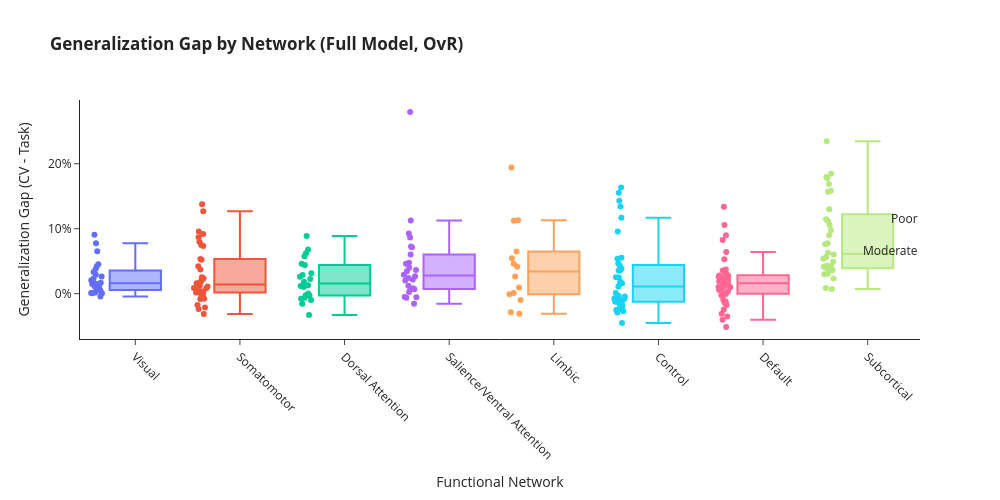

The notebook cell saved with this chart:
### Code cell
# =============================================================================
# GENERALIZATION GAP DISTRIBUTION PLOT
# =============================================================================

fig = px.box(
    gap_full_ovr,
    x='major_network', y='sensitivity_gap',
    color='major_network',
    points='all',
    hover_data=['region_name'],
    title='<b>Generalization Gap by Network (Full Model, OvR)</b>'
)

fig.add_hline(y=0, line_dash='dash', line_color='gray')
fig.add_hline(y=0.05, line_dash='dot', line_color='orange', annotation_text='Moderate')
fig.add_hline(y=0.10, line_dash='dot', line_color='red', annotation_text='Poor')

fig.update_layout(
    xaxis_title='Functional Network',
    yaxis_title='Generalization Gap (CV - Task)',
    template='simple_white',
    height=500, width=1000,
    showlegend=False,
    yaxis=dict(tickformat='.0%')
)
fig.update_xaxes(tickangle=45)
fig.show()

### Figure 1 — Plotly figure (JSON) as saved in the notebook; plotly's stock layout.template omitted (floating-point values rounded to 4 significant figures)
{"data": [{"alignmentgroup": "True", "boxpoints": "all", "customdata": [["LH_VisCent_ExStr_2"], ["LH_VisCent_ExStr_1"], ["LH_VisCent_Striate_1"], ["LH_VisCent_ExStr_3"], ["LH_VisCent_ExStr_4"], ["LH_VisCent_ExStr_5"], ["LH_VisPeri_ExStrInf_1"], ["LH_VisPeri_ExStrInf_2"], ["LH_VisPeri_ExStrInf_3"], ["LH_VisPeri_StriCal_1"], ["LH_VisPeri_ExStrSup_1"], ["LH_VisPeri_ExStrSup_2"], ["RH_VisCent_ExStr_1"], ["RH_VisCent_ExStr_2"], ["RH_VisCent_Striate_1"], ["RH_VisCent_ExStr_3"], ["RH_VisCent_ExStr_4"], ["RH_VisCent_ExStr_5"], ["RH_VisPeri_ExStrInf_1"], ["RH_VisPeri_ExStrInf_2"], ["RH_VisPeri_StriCal_1"], ["RH_VisPeri_ExStrSup_1"], ["RH_VisPeri_ExStrSup_2"], ["RH_VisPeri_ExStrSup_3"]], "hovertemplate": "major_network=%{x}<br>sensitivity_gap=%{y}<br>region_name=%{customdata[0]}<extra></extra>", "legendgroup": "Visual", "marker": {"color": "#636efa"}, "name": "Visual", "notched": false, "offsetgroup": "Visual", "orientation": "v", "showlegend": true, "type": "box", "x": ["Visual", "Visual", "Visual", "Visual", "Visual", "Visual", "Visual", "Visual", "Visual", "Visual", "Visual", "Visual", "Visual", "Visual", "Visual", "Visual", "Visual", "Visual", "Visual", "Visual", "Visual", "Visual", "Visual", "Visual"], "x0": " ", "xaxis": "x", "y": [0.03804, 0.01, -0.004464, 0.04214, 0.001607, 0.0005357, 0.03321, 0.02929, 0.06518, 0.015, 0.01661, 0.0005357, 0.015, 0.04536, 0.02054, 0.006429, 0.02661, 0.001071, 0.01554, 0.07768, 0.005, 0.09054, 0.01107, 0.02321], "y0": " ", "yaxis": "y"}, {"alignmentgroup": "True", "boxpoints": "all", "customdata": [["LH_SomMotA_1"], ["LH_SomMotA_2"], ["LH_SomMotA_3"], ["LH_SomMotA_4"], ["LH_SomMotA_5"], ["LH_SomMotA_6"], ["LH_SomMotA_7"], ["LH_SomMotA_8"], ["LH_SomMotB_Aud_1"], ["LH_SomMotB_Aud_2"], ["LH_SomMotB_S2_1"], ["LH_SomMotB_S2_2"], ["LH_SomMotB_Aud_3"], ["LH_SomMotB_S2_3"], ["LH_SomMotB_Cent_1"], ["LH_SomMotB_Cent_2"], ["RH_SomMotA_1"], ["RH_SomMotA_2"], ["RH_SomMotA_3"], ["RH_SomMotA_4"], ["RH_SomMotA_5"], ["RH_SomMotA_6"], ["RH_SomMotA_7"], ["RH_SomMotA_8"], ["RH_SomMotA_9"], ["RH_SomMotA_10"], ["RH_SomMotA_11"], ["RH_SomMotB_Aud_1"], ["RH_SomMotB_Aud_2"], ["RH_SomMotB_S2_1"], ["RH_SomMotB_S2_2"], ["RH_SomMotB_S2_3"], ["RH_SomMotB_S2_4"], ["RH_SomMotB_Cent_1"]], "hovertemplate": "major_network=%{x}<br>sensitivity_gap=%{y}<br>region_name=%{customdata[0]}<extra></extra>", "legendgroup": "Somatomotor", "marker": {"color": "#EF553B"}, "name": "Somatomotor", "notched": false, "offsetgroup": "Somatomotor", "orientation": "v", "showlegend": true, "type": "box", "x": ["Somatomotor", "Somatomotor", "Somatomotor", "Somatomotor", "Somatomotor", "Somatomotor", "Somatomotor", "Somatomotor", "Somatomotor", "Somatomotor", "Somatomotor", "Somatomotor", "Somatomotor", "Somatomotor", "Somatomotor", "Somatomotor", "Somatomotor", "Somatomotor", "Somatomotor", "Somatomotor", "Somatomotor", "Somatomotor", "Somatomotor", "Somatomotor", "Somatomotor", "Somatomotor", "Somatomotor", "Somatomotor", "Somatomotor", "Somatomotor", "Somatomotor", "Somatomotor", "Somatomotor", "Somatomotor"], "x0": " ", "xaxis": "x", "y": [0.01982, -0.02357, 0.001607, -0.02125, 0.00375, 0.01268, 0.01107, 0.008214, 0.09196, 0.03714, 0.08679, 0.05214, 0.127, 0.02536, 0.005, 0.01589, -0.003393, 0.00875, 0.001964, -0.007857, -0.0175, -0.03125, 0.05321, 0.00875, 0.02321, -0.008393, 0.01714, 0.07321, 0.07482, 0.1375, 0.07982, 0.09554, 0.04214, 0.0], "y0": " ", "yaxis": "y"}, {"alignmentgroup": "True", "boxpoints": "all", "customdata": [["LH_DorsAttnA_TempOcc_1"], ["LH_DorsAttnA_TempOcc_2"], ["LH_DorsAttnA_ParOcc_1"], ["LH_DorsAttnA_SPL_1"], ["LH_DorsAttnA_SPL_2"], ["LH_DorsAttnA_SPL_3"], ["LH_DorsAttnB_PostC_1"], ["LH_DorsAttnB_PostC_2"], ["LH_DorsAttnB_PostC_3"], ["LH_DorsAttnB_PostC_4"], ["LH_DorsAttnB_FEF_1"], ["RH_DorsAttnA_TempOcc_1"], ["RH_DorsAttnA_ParOcc_1"], ["RH_DorsAttnA_SPL_1"], ["RH_DorsAttnA_SPL_2"], ["RH_DorsAttnA_SPL_3"], ["RH_DorsAttnA_SPL_4"], ["RH_DorsAttnB_PostC_1"], ["RH_DorsAttnB_PostC_2"], ["RH_DorsAttnB_PostC_3"], ["RH_DorsAttnB_PostC_4"], ["RH_DorsAttnB_FEF_1"]], "hovertemplate": "major_network=%{x}<br>sensitivity_gap=%{y}<br>region_name=%{customdata[0]}<extra></extra>", "legendgroup": "Dorsal Attention", "marker": {"color": "#00cc96"}, "name": "Dorsal Attention", "notched": false, "offsetgroup": "Dorsal Attention", "orientation": "v", "showlegend": true, "type": "box", "x": ["Dorsal Attention", "Dorsal Attention", "Dorsal Attention", "Dorsal Attention", "Dorsal Attention", "Dorsal Attention", "Dorsal Attention", "Dorsal Attention", "Dorsal Attention", "Dorsal Attention", "Dorsal Attention", "Dorsal Attention", "Dorsal Attention", "Dorsal Attention", "Dorsal Attention", "Dorsal Attention", "Dorsal Attention", "Dorsal Attention", "Dorsal Attention", "Dorsal Attention", "Dorsal Attention", "Dorsal Attention"], "x0": " ", "xaxis": "x", "y": [-0.009643, 0.0003571, 0.06232, -0.002321, 0.01161, 0.0575, -0.00625, -0.01571, 0.01821, -0.002857, 0.02857, 0.01036, 0.01286, 0.02268, 0.04607, 0.08875, 0.03161, 0.04429, -0.03304, 0.02607, -0.007857, 0.06804], "y0": " ", "yaxis": "y"}, {"alignmentgroup": "True", "boxpoints": "all", "customdata": [["LH_SalVentAttnA_ParOper_1"], ["LH_SalVentAttnA_Ins_1"], ["LH_SalVentAttnA_FrOper_1"], ["LH_SalVentAttnA_FrOper_2"], ["LH_SalVentAttnA_ParMed_1"], ["LH_SalVentAttnA_FrMed_1"], ["LH_SalVentAttnA_FrMed_2"], ["LH_SalVentAttnB_IPL_1"], ["LH_SalVentAttnB_PFCl_1"], ["LH_SalVentAttnB_Ins_1"], ["LH_SalVentAttnB_PFCmp_1"], ["RH_SalVentAttnA_ParOper_1"], ["RH_SalVentAttnA_PrC_1"], ["RH_SalVentAttnA_Ins_1"], ["RH_SalVentAttnA_Ins_2"], ["RH_SalVentAttnA_FrOper_1"], ["RH_SalVentAttnA_FrMed_1"], ["RH_SalVentAttnA_ParMed_1"], ["RH_SalVentAttnA_ParMed_2"], ["RH_SalVentAttnA_FrMed_2"], ["RH_SalVentAttnB_IPL_1"], ["RH_SalVentAttnB_PFClv_1"], ["RH_SalVentAttnB_PFCl_1"], ["RH_SalVentAttnB_Ins_1"], ["RH_SalVentAttnB_Ins_2"], ["RH_SalVentAttnB_PFCmp_1"]], "hovertemplate": "major_network=%{x}<br>sensitivity_gap=%{y}<br>region_name=%{customdata[0]}<extra></extra>", "legendgroup": "Salience/Ventral Attention", "marker": {"color": "#ab63fa"}, "name": "Salience/Ventral Attention", "notched": false, "offsetgroup": "Salience/Ventral Attention", "orientation": "v", "showlegend": true, "type": "box", "x": ["Salience/Ventral Attention", "Salience/Ventral Attention", "Salience/Ventral Attention", "Salience/Ventral Attention", "Salience/Ventral Attention", "Salience/Ventral Attention", "Salience/Ventral Attention", "Salience/Ventral Attention", "Salience/Ventral Attention", "Salience/Ventral Attention", "Salience/Ventral Attention", "Salience/Ventral Attention", "Salience/Ventral Attention", "Salience/Ventral Attention", "Salience/Ventral Attention", "Salience/Ventral Attention", "Salience/Ventral Attention", "Salience/Ventral Attention", "Salience/Ventral Attention", "Salience/Ventral Attention", "Salience/Ventral Attention", "Salience/Ventral Attention", "Salience/Ventral Attention", "Salience/Ventral Attention", "Salience/Ventral Attention", "Salience/Ventral Attention"], "x0": " ", "xaxis": "x", "y": [0.002679, 0.1125, 0.08643, 0.06036, 0.006607, 0.01214, -0.005179, 0.02929, 0.0725, 0.02036, 0.02161, 0.007143, 0.2798, 0.0925, 0.03464, 0.04768, -0.00625, 0.07161, -0.005714, 0.008214, 0.02696, 0.04589, 0.03982, -0.01536, 0.02429, 0.03661], "y0": " ", "yaxis": "y"}, {"alignmentgroup": "True", "boxpoints": "all", "customdata": [["LH_LimbicB_OFC_1"], ["LH_LimbicB_OFC_2"], ["LH_LimbicA_TempPole_1"], ["LH_LimbicA_TempPole_2"], ["LH_LimbicA_TempPole_3"], ["LH_LimbicA_TempPole_4"], ["RH_LimbicB_OFC_1"], ["RH_LimbicB_OFC_2"], ["RH_LimbicB_OFC_3"], ["RH_LimbicB_OFC_4"], ["RH_LimbicA_TempPole_1"], ["RH_LimbicA_TempPole_2"], ["RH_LimbicA_TempPole_3"], ["RH_LimbicA_TempPole_4"]], "hovertemplate": "major_network=%{x}<br>sensitivity_gap=%{y}<br>region_name=%{customdata[0]}<extra></extra>", "legendgroup": "Limbic", "marker": {"color": "#FFA15A"}, "name": "Limbic", "notched": false, "offsetgroup": "Limbic", "orientation": "v", "showlegend": true, "type": "box", "x": ["Limbic", "Limbic", "Limbic", "Limbic", "Limbic", "Limbic", "Limbic", "Limbic", "Limbic", "Limbic", "Limbic", "Limbic", "Limbic", "Limbic"], "x0": " ", "xaxis": "x", "y": [0.113, -0.009643, 0.065, -0.0008929, 0.05464, 0.1123, 0.02643, -0.03089, 0.04607, -0.02875, 0.04161, 0.1943, 0.0008929, 0.009643], "y0": " ", "yaxis": "y"}, {"alignmentgroup": "True", "boxpoints": "all", "customdata": [["LH_ContA_Temp_1"], ["LH_ContA_IPS_1"], ["LH_ContA_IPS_2"], ["LH_ContA_IPS_3"], ["LH_ContA_PFCd_1"], ["LH_ContA_PFClv_1"], ["LH_ContA_PFCl_1"], ["LH_ContA_PFCl_2"], ["LH_ContA_PFCl_3"], ["LH_ContA_Cingm_1"], ["LH_ContB_Temp_1"], ["LH_ContB_IPL_1"], ["LH_ContB_PFCl_1"], ["LH_ContB_PFClv_1"], ["LH_ContB_PFClv_2"], ["LH_ContC_pCun_1"], ["LH_ContC_pCun_2"], ["LH_ContC_Cingp_1"], ["RH_ContA_IPS_1"], ["RH_ContA_IPS_2"], ["RH_ContA_PFCd_1"], ["RH_ContA_PFCl_1"], ["RH_ContA_PFCl_2"], ["RH_ContA_Cingm_1"], ["RH_ContB_Temp_1"], ["RH_ContB_Temp_2"], ["RH_ContB_IPL_1"], ["RH_ContB_IPL_2"], ["RH_ContB_PFCld_1"], ["RH_ContB_PFCld_2"], ["RH_ContB_PFClv_1"], ["RH_ContB_PFClv_2"], ["RH_ContB_PFCmp_1"], ["RH_ContB_PFCld_3"], ["RH_ContC_pCun_1"], ["RH_ContC_pCun_2"], ["RH_ContC_Cingp_1"]], "hovertemplate": "major_network=%{x}<br>sensitivity_gap=%{y}<br>region_name=%{customdata[0]}<extra></extra>", "legendgroup": "Control", "marker": {"color": "#19d3f3"}, "name": "Control", "notched": false, "offsetgroup": "Control", "orientation": "v", "showlegend": true, "type": "box", "x": ["Control", "Control", "Control", "Control", "Control", "Control", "Control", "Control", "Control", "Control", "Control", "Control", "Control", "Control", "Control", "Control", "Control", "Control", "Control", "Control", "Control", "Control", "Control", "Control", "Control", "Control", "Control", "Control", "Control", "Control", "Control", "Control", "Control", "Control", "Control", "Control", "Control"], "x0": " ", "xaxis": "x", "y": [-0.003393, -0.007857, -0.01571, -0.009107, 0.02536, 0.04643, 0.03821, 0.1168, 0.01518, 0.143, -0.0125, -0.005714, -0.01018, -0.02411, 0.01839, 0.03554, 0.001071, 0.01107, -0.007321, 0.03554, 0.05536, 0.1554, -0.04536, 0.1636, 0.05375, -0.004286, -0.02518, -0.01232, 0.1341, -0.02911, -0.02696, -0.01964, -0.01679, 0.04321, 0.025, 0.09554, 0.01607], "y0": " ", "yaxis": "y"}, {"alignmentgroup": "True", "boxpoints": "all", "customdata": [["LH_DefaultA_IPL_1"], ["LH_DefaultA_PFCd_1"], ["LH_DefaultA_pCunPCC_1"], ["LH_DefaultA_pCunPCC_2"], ["LH_DefaultA_pCunPCC_3"], ["LH_DefaultA_PFCm_1"], ["LH_DefaultA_PFCm_2"], ["LH_DefaultA_PFCm_3"], ["LH_DefaultB_Temp_1"], ["LH_DefaultB_Temp_2"], ["LH_DefaultB_Temp_3"], ["LH_DefaultB_Temp_4"], ["LH_DefaultB_IPL_1"], ["LH_DefaultB_PFCd_1"], ["LH_DefaultB_PFCd_2"], ["LH_DefaultB_PFCd_3"], ["LH_DefaultB_PFCd_4"], ["LH_DefaultB_PFCv_1"], ["LH_DefaultB_PFCv_2"], ["LH_DefaultB_PFCv_3"], ["LH_DefaultB_PFCv_4"], ["LH_DefaultC_IPL_1"], ["LH_DefaultC_Rsp_1"], ["LH_DefaultC_PHC_1"], ["LH_TempPar_1"], ["LH_TempPar_2"], ["RH_DefaultA_IPL_1"], ["RH_DefaultA_PFCd_1"], ["RH_DefaultA_pCunPCC_1"], ["RH_DefaultA_PFCm_1"], ["RH_DefaultA_PFCm_2"], ["RH_DefaultA_PFCm_3"], ["RH_DefaultB_Temp_1"], ["RH_DefaultB_AntTemp_1"], ["RH_DefaultB_PFCd_1"], ["RH_DefaultB_PFCv_1"], ["RH_DefaultC_IPL_1"], ["RH_DefaultC_Rsp_1"], ["RH_DefaultC_PHC_1"], ["RH_TempPar_1"], ["RH_TempPar_2"], ["RH_TempPar_3"], ["RH_TempPar_4"]], "hovertemplate": "major_network=%{x}<br>sensitivity_gap=%{y}<br>region_name=%{customdata[0]}<extra></extra>", "legendgroup": "Default", "marker": {"color": "#FF6692"}, "name": "Default", "notched": false, "offsetgroup": "Default", "orientation": "v", "showlegend": true, "type": "box", "x": ["Default", "Default", "Default", "Default", "Default", "Default", "Default", "Default", "Default", "Default", "Default", "Default", "Default", "Default", "Default", "Default", "Default", "Default", "Default", "Default", "Default", "Default", "Default", "Default", "Default", "Default", "Default", "Default", "Default", "Default", "Default", "Default", "Default", "Default", "Default", "Default", "Default", "Default", "Default", "Default", "Default", "Default", "Default"], "x0": " ", "xaxis": "x", "y": [0.001071, 0.03714, 0.02054, 0.01607, 0.03554, 0.02536, 0.008214, 0.01, 0.02857, -0.02446, 0.06429, 0.009821, -0.04, 0.01607, -0.01732, -0.03518, 0.00375, 0.01036, 0.1055, -0.01357, 0.01214, -0.0125, -0.008929, 0.01929, 0.02786, 0.08982, -0.03089, 0.0825, 0.015, 0.02607, -0.05143, 0.01107, -0.0025, 0.1338, -0.0007143, 0.02607, 0.03196, 0.005536, 0.02714, 0.03518, 0.05286, 0.02071, 0.01911], "y0": " ", "yaxis": "y"}, {"alignmentgroup": "True", "boxpoints": "all", "customdata": [["aHIP-rh"], ["pHIP-rh"], ["lAMY-rh"], ["mAMY-rh"], ["THA-DP-rh"], ["THA-VP-rh"], ["THA-VA-rh"], ["THA-DA-rh"], ["NAc-shell-rh"], ["NAc-core-rh"], ["pGP-rh"], ["aGP-rh"], ["aPUT-rh"], ["pPUT-rh"], ["aCAU-rh"], ["pCAU-rh"], ["aHIP-lh"], ["pHIP-lh"], ["lAMY-lh"], ["mAMY-lh"], ["THA-DP-lh"], ["THA-VP-lh"], ["THA-VA-lh"], ["THA-DA-lh"], ["NAc-shell-lh"], ["NAc-core-lh"], ["pGP-lh"], ["aGP-lh"], ["aPUT-lh"], ["pPUT-lh"], ["aCAU-lh"], ["pCAU-lh"]], "hovertemplate": "major_network=%{x}<br>sensitivity_gap=%{y}<br>region_name=%{customdata[0]}<extra></extra>", "legendgroup": "Subcortical", "marker": {"color": "#B6E880"}, "name": "Subcortical", "notched": false, "offsetgroup": "Subcortical", "orientation": "v", "showlegend": true, "type": "box", "x": ["Subcortical", "Subcortical", "Subcortical", "Subcortical", "Subcortical", "Subcortical", "Subcortical", "Subcortical", "Subcortical", "Subcortical", "Subcortical", "Subcortical", "Subcortical", "Subcortical", "Subcortical", "Subcortical", "Subcortical", "Subcortical", "Subcortical", "Subcortical", "Subcortical", "Subcortical", "Subcortical", "Subcortical", "Subcortical", "Subcortical", "Subcortical", "Subcortical", "Subcortical", "Subcortical", "Subcortical", "Subcortical"], "x0": " ", "xaxis": "x", "y": [0.0775, 0.1777, 0.1687, 0.03875, 0.13, 0.1798, 0.08982, 0.06018, 0.1568, 0.03, 0.05375, 0.1845, 0.03661, 0.07589, 0.00875, 0.05643, 0.04286, 0.1118, 0.03054, 0.02321, 0.007143, 0.0975, 0.0425, 0.04125, 0.1584, 0.1145, 0.06304, 0.2346, 0.03929, 0.1059, 0.04929, 0.03589], "y0": " ", "yaxis": "y"}], "layout": {"annotations": [{"showarrow": false, "text": "Moderate", "x": 1, "xanchor": "right", "xref": "x domain", "y": 0.05, "yanchor": "bottom", "yref": "y"}, {"showarrow": false, "text": "Poor", "x": 1, "xanchor": "right", "xref": "x domain", "y": 0.1, "yanchor": "bottom", "yref": "y"}], "boxmode": "overlay", "height": 500, "legend": {"title": {"text": "major_network"}, "tracegroupgap": 0}, "shapes": [{"line": {"color": "gray", "dash": "dash"}, "type": "line", "x0": 0, "x1": 1, "xref": "x domain", "y0": 0, "y1": 0, "yref": "y"}, {"line": {"color": "orange", "dash": "dot"}, "type": "line", "x0": 0, "x1": 1, "xref": "x domain", "y0": 0.05, "y1": 0.05, "yref": "y"}, {"line": {"color": "red", "dash": "dot"}, "type": "line", "x0": 0, "x1": 1, "xref": "x domain", "y0": 0.1, "y1": 0.1, "yref": "y"}], "showlegend": false, "title": {"text": "<b>Generalization Gap by Network (Full Model, OvR)</b>"}, "width": 1000, "xaxis": {"anchor": "y", "categoryarray": ["Visual", "Somatomotor", "Dorsal Attention", "Salience/Ventral Attention", "Limbic", "Control", "Default", "Subcortical"], "categoryorder": "array", "domain": [0, 1], "tickangle": 45, "title": {"text": "Functional Network"}}, "yaxis": {"anchor": "x", "domain": [0, 1], "tickformat": ".0%", "title": {"text": "Generalization Gap (CV - Task)"}}}}
